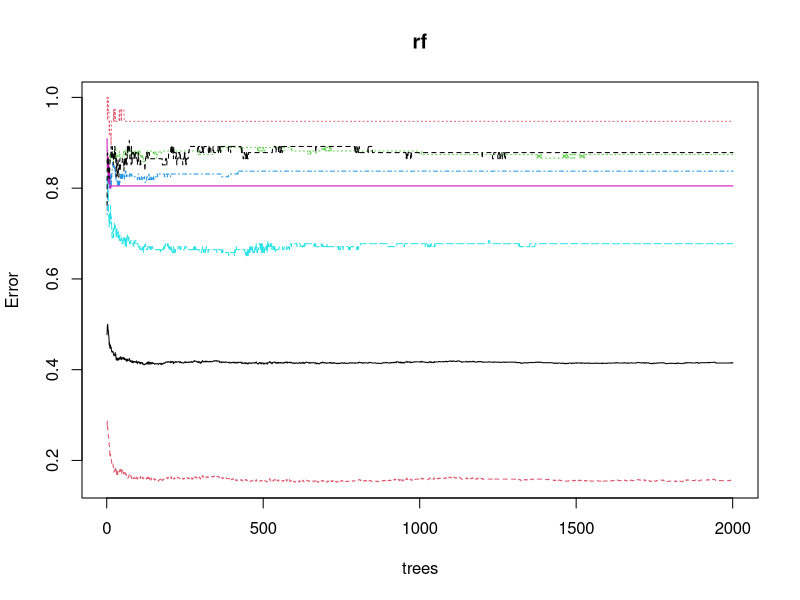
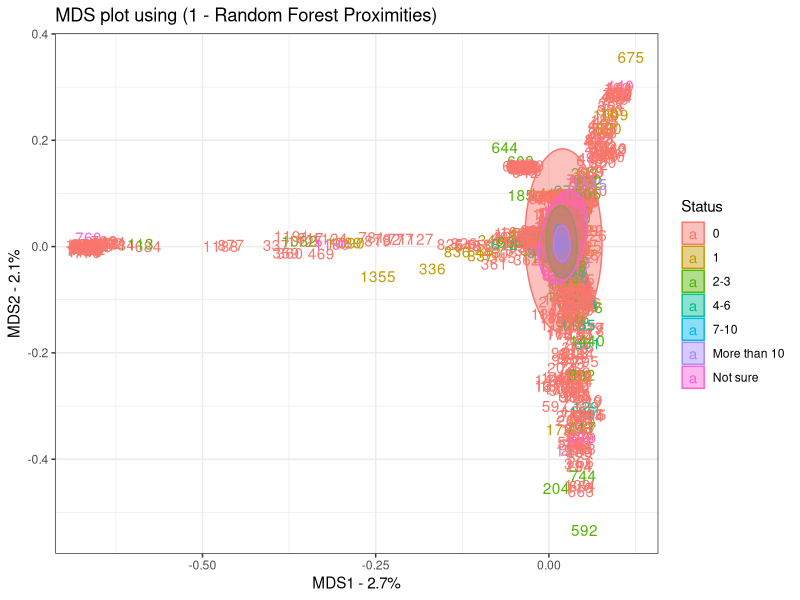
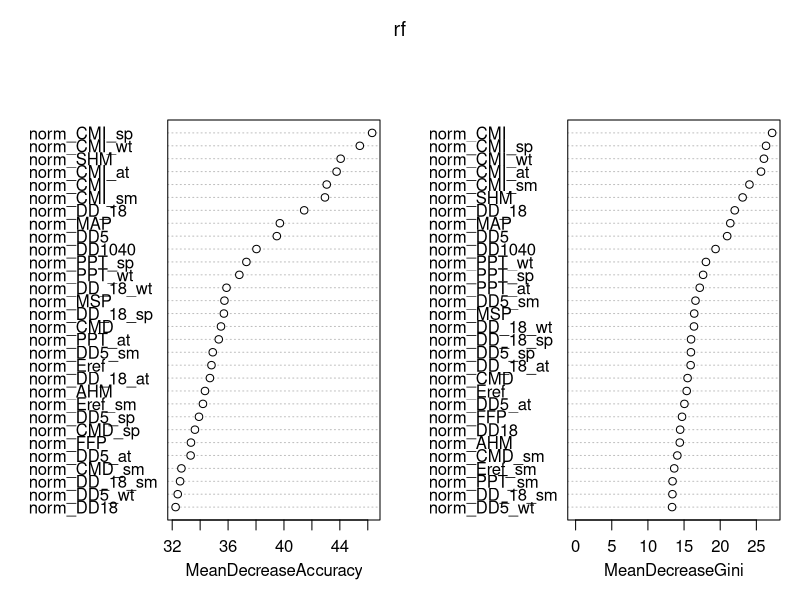
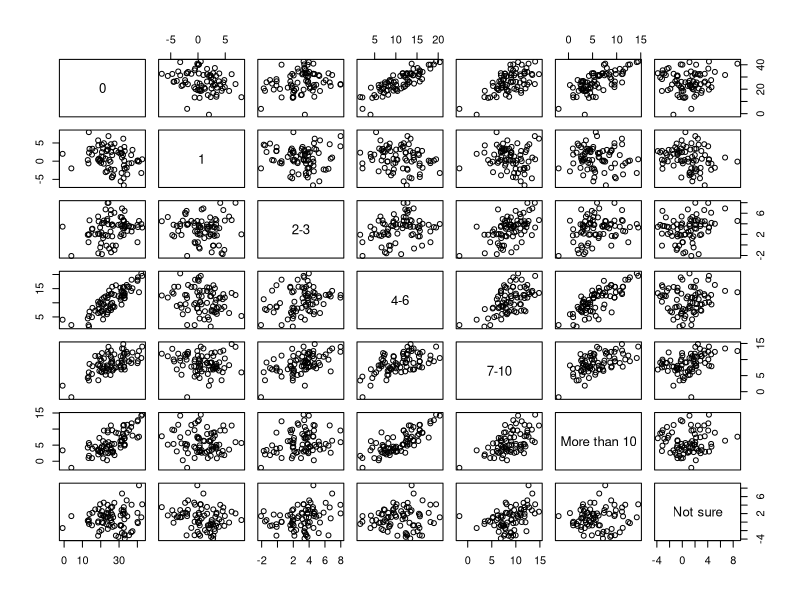

R code for these plots, in order:
## ---- chunk 1
knitr::opts_chunk$set(echo = FALSE)
knitr::opts_knit$set(root.dir = "/Users/redcedar/ServerFiles/redcedar/") 
## ---- chunk 2
library(tidyverse)
library(randomForest)
library(caret)
library(rpart)
library(knitr)
## ---- chunk 3
data <- read.csv("./data/observations-223649.csv")
#data.filtered <- data %>% select(c("id","field.tree.canopy.symptoms")) - remove all data except response variable of interest
## ---- chunk 4
normals <- read.csv("./data/gps1500_Normal_1991_2020MSY.csv",na.string ="-9999")
colnames(normals) <- str_c("norm_",colnames(normals)) #change column names - not to be confused with decadal data
normals <- rename(normals, id = norm_ID2) #rename column 'ID2' (changed for ClimateNA tool) back to 'id'
## ---- chunk 5
lastdecade <- read.csv("./data/gps1500_Decade_2011_2020MSY.csv",na.string ="-9999")
lastdecade <- rename(lastdecade, id = ID2) #rename column 'ID2' (changed for ClimateNA tool) back to 'id'
## ---- chunk 6
#combo.normals <- left_join(data,normals,by="id")  %>% left_join(.,topo,by="id") %>% left_join(.,pnwsoils,by="id")
#combo.decade <- left_join(data,lastdecade,by="id")  %>% left_join(.,topo,by="id") %>% left_join(.,pnwsoils,by="id") 
combo <- left_join(data,lastdecade,by="id") %>% left_join(.,normals,by="id") 
## ---- chunk 7
combo$field.tree.canopy.symptoms[combo$field.tree.canopy.symptoms=="Multiple Symptoms"] <-"Multiple Symptoms (please list in Notes)"
combo$field.tree.canopy.symptoms[combo$field.tree.canopy.symptoms=="multiple symptoms"] <-"Multiple Symptoms (please list in Notes)"
combo$field.tree.canopy.symptoms[combo$field.tree.canopy.symptoms=="thinning foliage"] <-"Thinning Canopy"
combo$field.tree.canopy.symptoms[combo$field.tree.canopy.symptoms=="healthy"] <-"Healthy"
combo$field.tree.canopy.symptoms[combo$field.tree.canopy.symptoms=="dead top"] <-"Old Dead Top (needles already gone)"
combo <- combo %>% droplevels()
combo$field.tree.canopy.symptoms <- as.factor(combo$field.tree.canopy.symptoms)
#levels(combo$field.tree.canopy.symptoms)
## ---- chunk 8
combo$field.number.of.additional.unhealthy.trees..of.same.species..in.area..within.sight.[combo$field.number.of.additional.unhealthy.trees..of.same.species..in.area..within.sight.=="4"] <- "4-6"
combo$field.number.of.additional.unhealthy.trees..of.same.species..in.area..within.sight.[combo$field.number.of.additional.unhealthy.trees..of.same.species..in.area..within.sight.=="5"] <- "4-6"
combo$field.number.of.additional.unhealthy.trees..of.same.species..in.area..within.sight.[combo$field.number.of.additional.unhealthy.trees..of.same.species..in.area..within.sight.=="2"] <- "2-3"
combo <- combo %>% droplevels()
combo$field.number.of.additional.unhealthy.trees..of.same.species..in.area..within.sight. <- as.factor(combo$field.number.of.additional.unhealthy.trees..of.same.species..in.area..within.sight.)
#levels(combo$field.number.of.additional.unhealthy.trees..of.same.species..in.area..within.sight.)
## ---- chunk 9
combo.filtered <- combo %>% select(-c("field.optional...site.type",
                                      "field.optional...site.hydrology",
                                      "field.optional...site.location.description",
                                      "field.optional...site.area.disturbance.level",
                                      "field.optional...tree.size",
  "field.optional...slope.position",
  "field.optional...did.the.tree.have.heat.damage"
,"field.percent.canopy.affected...."
,"field.number.of.additional.unhealthy.trees..of.same.species..in.area..within.sight."
,"field.percent.of.trees..of.same.species..within.sight.that.are.unhealthy"
,"field.optional...access.to.water"
,"id"  
,"observed_on_string"                                                                     
,"observed_on"                                                                            
,"time_observed_at"                                                                       
,"time_zone"                                                                              
,"user_id"                                                                                
,"user_login"                                                                             
,"created_at"                                                                             
,"updated_at"
,"quality_grade"                                                                          
,"license"                                                                                
,"url"                                                                                    
,"image_url"                                                                              
,"sound_url"                                                                              
,"tag_list"                                                                               
,"description"                                                                            
,"num_identification_agreements"                                                          
,"num_identification_disagreements"                                                       
,"captive_cultivated"                                                                     
,"oauth_application_id"                                                                   
,"place_guess"                                                                            
,"latitude"                                                                               
,"longitude"                                                                              
,"positional_accuracy"                                                                    
,"private_place_guess"                                                                    
,"private_latitude"                                                                       
,"private_longitude"                                                                      
,"public_positional_accuracy"                                                             
,"geoprivacy"                                                                             
,"taxon_geoprivacy"                                                                       
,"coordinates_obscured"                                                                   
,"positioning_method"                                                                     
,"positioning_device"                                                                     
,"place_town_name"                                                                        
,"place_county_name"                                                                      
,"place_state_name"                                                                       
,"place_country_name"                                                                     
,"place_admin1_name"                                                                      
,"place_admin2_name"                                                                      
,"species_guess"                                                                          
,"scientific_name"
,"common_name"                                                                            
,"iconic_taxon_name"                                                                      
,"taxon_id"          
,"field.other.factors...are.there.signs.or.symptoms.of.insect..diseases..or.other.damage."
,"field.optional...what..other.factors..were.observed." 
, "field.optional...were.there.any.other.unhealthy.plant.species.on.the.site."             
 ,"field.optional...timing.of.symptoms.estimate"                                           
, "field.optional...estimated.time.spent.to.make.this.observation....of.minutes."          
, "field.optional...can.we.follow.up.with.you."
,"field.notes"
))
# combo.filtered <- combo.filtered[c(45,50:59,68:332,337:341,355:394,396:503,510:774)] 
## ---- chunk 10
combo.filtered <- combo.filtered %>% select(-c(
"X" 
,"Latitude"                                    
,"Longitude"
,"norm_X"                                                                                   
,"norm_Latitude"                                                                            
,"norm_Longitude"                                                                           
,"norm_Elevation"))
## ---- chunk 11
#nearZeroVar(combo.filtered)
combo.filtered.nearzerovar <- combo.filtered[,-nearZeroVar(combo.filtered)]
#write.csv(combo.decade.filtered,file="./data/troubleshoot.csv")
## ---- chunk 12
combo.filtered.nearzerovar <-as.data.frame(unclass(combo.filtered.nearzerovar),stringsAsFactors=TRUE) #change all chars to factors
## ---- chunk 13
combo.filtered <- combo %>% select(-c("field.optional...site.type",
                                      "field.optional...site.hydrology",
                                      "field.optional...site.location.description",
                                      "field.optional...site.area.disturbance.level",
                                      "field.optional...tree.size",
  "field.optional...slope.position",
  "field.optional...did.the.tree.have.heat.damage",
  "field.tree.canopy.symptoms",
"field.percent.canopy.affected...."
,"field.percent.of.trees..of.same.species..within.sight.that.are.unhealthy"
,"field.optional...access.to.water"
,"id"  
,"observed_on_string"                                                                     
,"observed_on"                                                                            
,"time_observed_at"                                                                       
,"time_zone"                                                                              
,"user_id"                                                                                
,"user_login"                                                                             
,"created_at"                                                                             
,"updated_at"
,"quality_grade"                                                                          
,"license"                                                                                
,"url"                                                                                    
,"image_url"                                                                              
,"sound_url"                                                                              
,"tag_list"                                                                               
,"description"                                                                            
,"num_identification_agreements"                                                          
,"num_identification_disagreements"                                                       
,"captive_cultivated"                                                                     
,"oauth_application_id"                                                                   
,"place_guess"                                                                            
,"latitude"                                                                               
,"longitude"                                                                              
,"positional_accuracy"                                                                    
,"private_place_guess"                                                                    
,"private_latitude"                                                                       
,"private_longitude"                                                                      
,"public_positional_accuracy"                                                             
,"geoprivacy"                                                                             
,"taxon_geoprivacy"                                                                       
,"coordinates_obscured"                                                                   
,"positioning_method"                                                                     
,"positioning_device"                                                                     
,"place_town_name"                                                                        
,"place_county_name"                                                                      
,"place_state_name"                                                                       
,"place_country_name"                                                                     
,"place_admin1_name"                                                                      
,"place_admin2_name"                                                                      
,"species_guess"                                                                          
,"scientific_name"
,"common_name"                                                                            
,"iconic_taxon_name"                                                                      
,"taxon_id"          
,"field.other.factors...are.there.signs.or.symptoms.of.insect..diseases..or.other.damage."
,"field.optional...what..other.factors..were.observed." 
, "field.optional...were.there.any.other.unhealthy.plant.species.on.the.site."             
 ,"field.optional...timing.of.symptoms.estimate"                                           
, "field.optional...estimated.time.spent.to.make.this.observation....of.minutes."          
, "field.optional...can.we.follow.up.with.you."
,"X" 
,"Latitude"                                    
,"Longitude"
,"field.notes"
,"norm_X"                                                                                   
,"norm_Latitude"                                                                            
,"norm_Longitude"                                                                           
,"norm_Elevation"
))
# combo.filtered <- combo.filtered[c(45,50:59,68:332,337:341,355:394,396:503,510:774)] 
## ---- chunk 14
#nearZeroVar(combo.filtered)
combo.filtered.nearzerovar <- combo.filtered[,-nearZeroVar(combo.filtered)]
#write.csv(combo.decade.filtered,file="./data/troubleshoot.csv")
## ---- chunk 15
combo.filtered.nearzerovar <- na.omit(combo.filtered.nearzerovar)
## ---- chunk 16
combo.filtered.nearzerovar <-as.data.frame(unclass(combo.filtered.nearzerovar),stringsAsFactors=TRUE) #change all chars to factors
## ---- chunk 17
monthless.combo.filtered.nearzerovar <- combo.filtered.nearzerovar[-c(9:155,232:378)]
## ---- chunk 18
normal.monthless.combo.filtered.nearzerovar <- combo.filtered.nearzerovar[-c(9:378)]
## ---- chunk 19
set.seed(71)
rf <- randomForest(field.number.of.additional.unhealthy.trees..of.same.species..in.area..within.sight. ~ ., data=normal.monthless.combo.filtered.nearzerovar, ntree=2001, importance=TRUE, na.action=na.omit, proximity=TRUE)
## ---- chunk 20
rf
## ---- chunk 21
plot(rf)
## ---- chunk 22
#Below code copied from: https://github.com/StatQuest/random_forest_demo/blob/master/random_forest_demo.R as described here: https://www.youtube.com/watch?v=6EXPYzbfLCE

## Start by converting the proximity matrix into a distance matrix. 

distance.matrix <- as.dist(1-rf$proximity)

mds.stuff <- cmdscale(distance.matrix, eig=TRUE, x.ret=TRUE)

## calculate the percentage of variation that each MDS axis accounts for...
mds.var.per <- round(mds.stuff$eig/sum(mds.stuff$eig)*100, 1)

## now make a fancy looking plot that shows the MDS axes and the variation:
mds.values <- mds.stuff$points
mds.data <- data.frame(Sample=rownames(mds.values),
  X=mds.values[,1],
  Y=mds.values[,2],
  Status=normal.monthless.combo.filtered.nearzerovar$field.number.of.additional.unhealthy.trees..of.same.species..in.area..within.sight.)

ggplot(data=mds.data, aes(x=X, y=Y, label=Sample)) + 
  geom_text(aes(color=Status)) +  
  stat_ellipse(geom="polygon",aes(fill=Status,color=Status),alpha=0.45) +
  theme_bw() + 
  scale_color_discrete() +
  scale_fill_discrete() +
  xlab(paste("MDS1 - ", mds.var.per[1], "%", sep="")) +
  ylab(paste("MDS2 - ", mds.var.per[2], "%", sep="")) +
  ggtitle("MDS plot using (1 - Random Forest Proximities)")

#By default, the stat_ellipse function draws a 95% confidence level for a multivariate t-distribution. You can modify this level with level argument.

#more info for ellipse https://r-charts.com/correlation/scatter-plot-ellipses-ggplot2/
## ---- chunk 23
varImpPlot(rf)
## ---- chunk 24
importance <- varImp(rf,scale=TRUE)
plot(importance)
